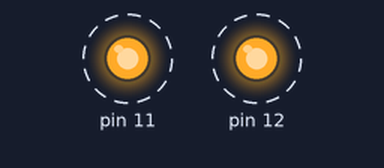
Recording of a sketch running on a simulated Arduino Uno, built with avr-gcc and run on an emulated ATmega328P. On the bench: output pins drawn as LEDs (lit = HIGH). Dashed ring = blinking.

Above: at 0.5 s.
Timing chart, 0 to 4.6 s (numbered marks = the images above):
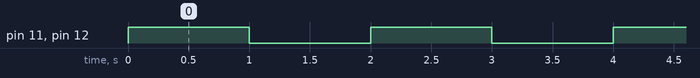

Measured:
- by itself, pin 11, pin 12: alternates HIGH for 1.0 s and LOW for 1.0 s

The sketch:

LED_blink_code.ino
```cpp
// C++ code
//
void setup()
{
 pinMode(11,OUTPUT);
  pinMode(12,OUTPUT);
}

void loop()
{
 digitalWrite(11,HIGH);
  digitalWrite(12,HIGH);
  delay(1000);
  digitalWrite(11,LOW);
  digitalWrite(12,LOW);
  delay(1000);
}
```
